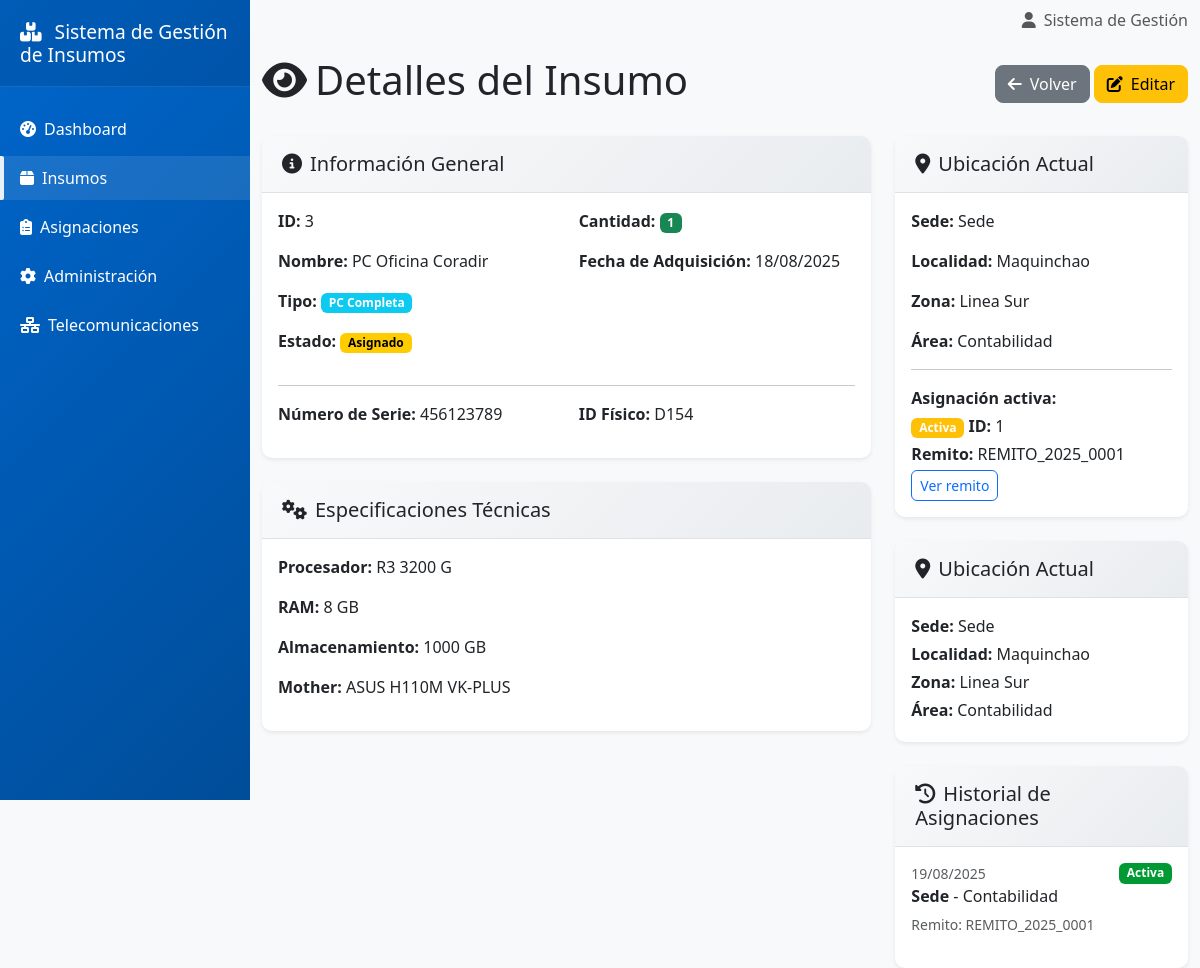
The page /pages/insumos/ver.php?id=3 on the database as committed earlier.
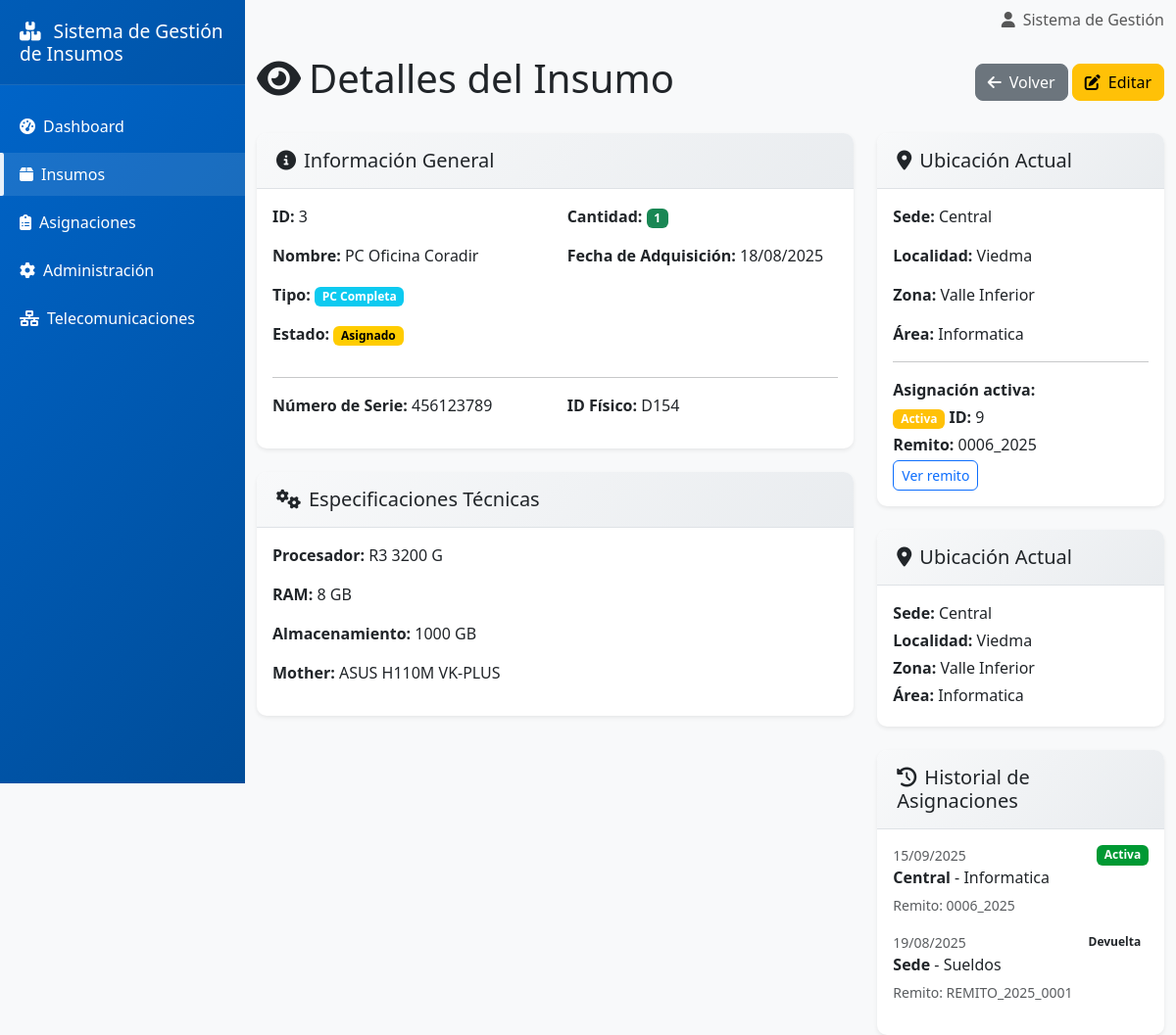
The same page on the database as committed later.
### tables this page shows
CREATE TABLE `pcs_completas` (
  `id_pc_completa` int(11) NOT NULL,
  `id_insumo` int(11) NOT NULL,
  `procesador` varchar(100) DEFAULT NULL,
  `ram_gb` int(11) DEFAULT NULL,
  `almacenamiento_gb` int(11) DEFAULT NULL,
  `mother` varchar(100) DEFAULT NULL
);

CREATE TABLE `insumos` (
  `id_insumo` int(11) NOT NULL,
  `nombre_insumo` varchar(100) NOT NULL,
  `tipo_insumo` enum('Varios','PC Completa','Notebook','Impresora','Monitor','Escaner') NOT NULL,
  `subcategoria_varios` enum('Hardware','Periféricos','Red') DEFAULT NULL,
  `descripcion_general` varchar(255) DEFAULT NULL,
  `numero_serie` varchar(50) DEFAULT NULL,
  `id_fisico` varchar(50) DEFAULT NULL,
  `id_patrimonio` varchar(50) DEFAULT NULL,
  `cantidad` int(11) NOT NULL DEFAULT 1,
  `fecha_adquisicion` date DEFAULT NULL,
  `estado` enum('Disponible','Asignado','De Baja') NOT NULL DEFAULT 'Disponible',
  `id_punto_stock_actual` int(11) DEFAULT NULL,
  `id_sede_actual` int(11) DEFAULT NULL,
  `id_area_asignacion_actual` int(11) DEFAULT NULL,
  `id_patrimonio_idx` varchar(50) GENERATED ALWAYS AS (case when `tipo_insumo` <> 'Varios' then `id_patrimonio` else NULL end) VIRTUAL
);

CREATE TABLE `sedes` (
  `id_sede` int(11) NOT NULL,
  `id_localidad` int(11) NOT NULL,
  `nombre_sede` varchar(100) NOT NULL,
  `direccion` varchar(255) DEFAULT NULL,
  `delegado_nombre` varchar(100) DEFAULT NULL,
  `delegado_apellido` varchar(100) DEFAULT NULL,
  `delegado_telefono` varchar(50) DEFAULT NULL,
  `responsable_nombre` varchar(100) DEFAULT NULL,
  `responsable_apellido` varchar(100) DEFAULT NULL,
  `responsable_telefono` varchar(50) DEFAULT NULL
);

CREATE TABLE `localidades` (
  `id_localidad` int(11) NOT NULL,
  `id_zona` int(11) NOT NULL,
  `nombre_localidad` varchar(100) NOT NULL
);

CREATE TABLE `zonas` (
  `id_zona` int(11) NOT NULL,
  `nombre_zona` varchar(100) NOT NULL
);

CREATE TABLE `areas` (
  `id_area` int(11) NOT NULL,
  `nombre_area` varchar(100) NOT NULL,
  `descripcion` varchar(255) DEFAULT NULL
);

CREATE TABLE `remitos` (
  `id_remito` int(11) NOT NULL,
  `numero_remito` varchar(50) NOT NULL,
  `id_sede` int(11) NOT NULL,
  `id_area` int(11) NOT NULL,
  `nombre_persona_asignada` varchar(100) NOT NULL,
  `apellido_persona_asignada` varchar(100) NOT NULL,
  `fecha_asignacion` date NOT NULL,
  `estado` enum('Activa','Devuelta') NOT NULL DEFAULT 'Activa',
  `fecha_devolucion` date DEFAULT NULL,
  `observaciones` varchar(255) DEFAULT NULL
);

### includes/config.php (called while the page is built, shortened)
<?php
function app_base_url(): string { return APP_BASE_URL; }
?>

### pages/insumos/ver.php (the view, shortened to what the changed rows need)
<?php
require_once '../../includes/config.php';
$id = (int)$_GET['id'];
$db = conectarDB();
$stmt = $db->prepare("
    SELECT i.*, ps.nombre_punto, ar.nombre_area, s.nombre_sede, l.nombre_localidad, z.nombre_zona
    FROM insumos i
    LEFT JOIN puntos_stock ps ON i.id_punto_stock_actual = ps.id_punto_stock
    LEFT JOIN areas ar ON i.id_area_asignacion_actual = ar.id_area
    LEFT JOIN sedes s ON i.id_sede_actual = s.id_sede
    LEFT JOIN localidades l ON s.id_localidad = l.id_localidad
    LEFT JOIN zonas z ON l.id_zona = z.id_zona
    WHERE i.id_insumo = ?
");
$stmt->execute([$id]);
$insumo = $stmt->fetch();
$esp = [];
switch ($insumo['tipo_insumo']) {
    case 'PC Completa':
        $q = $db->prepare("SELECT * FROM pcs_completas WHERE id_insumo = ?");
        $q->execute([$id]); $esp = $q->fetch() ?: [];
        break;
}
$sqlHist = "
    SELECT r.numero_remito, r.fecha_asignacion, r.fecha_devolucion, r.estado, s.nombre_sede, a.nombre_area
    FROM remitos_detalle d
    JOIN remitos r ON r.id_remito = d.id_remito
    LEFT JOIN sedes s ON r.id_sede = s.id_sede
    LEFT JOIN areas a ON r.id_area = a.id_area
    WHERE d.id_insumo = ?
    ORDER BY r.fecha_asignacion DESC
";
$st = $db->prepare($sqlHist);
$st->execute([$id]);
$historial = $st->fetchAll();
include '../../includes/header.php';
?>
<div class="row">
    <div class="col-12">
        <div class="d-flex justify-content-between align-items-center mb-4">
            <h1><i class="fas fa-eye me-2"></i>Detalles del Insumo</h1>
        </div>
    </div>
</div>
<div class="row">
    <div class="col-md-8">
        <div class="card mb-4">
            <div class="card-body">
                <div class="row">
                    <div class="col-md-6">
                        <p><strong>ID:</strong> <?php echo $insumo['id_insumo']; ?></p>
                        <p><strong>Nombre:</strong> <?php echo htmlspecialchars($insumo['nombre_insumo']); ?></p>
                        <p><strong>Tipo:</strong> <span class="badge bg-info"><?php echo $insumo['tipo_insumo']; ?></span></p>
                        <p><strong>Estado:</strong>
                            <span class="badge estado-<?php echo strtolower(str_replace(' ','-',$insumo['estado'])); ?>">
                                <?php echo $insumo['estado']; ?>
                            </span>
                        </p>
                    </div>
                    <div class="col-md-6">
                        <p><strong>Cantidad:</strong>
                            <span class="badge <?php echo $insumo['cantidad'] > 0 ? 'bg-success' : 'bg-danger'; ?>">
                                <?php echo (int)$insumo['cantidad']; ?>
                            </span>
                        </p>
                        <p><strong>Fecha de Adquisición:</strong> <?php echo $insumo['fecha_adquisicion'] ? date('d/m/Y', strtotime($insumo['fecha_adquisicion'])) : '-'; ?></p>
                    </div>
                </div>
                <?php if ($insumo['numero_serie'] || $insumo['id_fisico']): ?>
                    <div class="row">
                        <div class="col-md-6"><?php if ($insumo['numero_serie']): ?><p><strong>Número de Serie:</strong> <?php echo htmlspecialchars($insumo['numero_serie']); ?></p><?php endif; ?></div>
                        <div class="col-md-6"><?php if ($insumo['id_fisico']): ?><p><strong>ID Físico:</strong> <?php echo htmlspecialchars($insumo['id_fisico']); ?></p><?php endif; ?></div>
                    </div>
                <?php endif; ?>
            </div>
        </div>
        <?php if ($insumo['tipo_insumo'] !== 'Varios'): ?>
            <div class="card mb-4">
                <div class="card-body">
                    <?php if ($insumo['tipo_insumo'] === 'PC Completa'): ?>
                        <p><strong>Procesador:</strong> <?php echo htmlspecialchars($esp['procesador'] ?? ''); ?></p>
                        <p><strong>RAM:</strong> <?php echo htmlspecialchars($esp['ram_gb'] ?? ''); ?> GB</p>
                        <p><strong>Almacenamiento:</strong> <?php echo htmlspecialchars($esp['almacenamiento_gb'] ?? ''); ?> GB</p>
                        <p><strong>Mother:</strong> <?php echo htmlspecialchars($esp['mother'] ?? ''); ?></p>
                    <?php elseif ($insumo['tipo_insumo'] === 'Impresora'): ?>
                        <p><strong>Marca:</strong> <?php echo htmlspecialchars($esp['marca'] ?? ''); ?></p>
                        <p><strong>Modelo:</strong> <?php echo htmlspecialchars($esp['modelo'] ?? ''); ?></p>
                    <?php elseif ($insumo['tipo_insumo'] === 'Escaner'): ?>
                        <p><strong>Marca:</strong> <?php echo htmlspecialchars($esp['marca'] ?? ''); ?></p>
                        <p><strong>Modelo:</strong> <?php echo htmlspecialchars($esp['modelo'] ?? ''); ?></p>
                    <?php endif; ?>
                </div>
            </div>
        <?php endif; ?>
    </div>
    <div class="col-md-4">
        <div class="card mb-4">
            <div class="card-body">
                <?php if ($insumo['nombre_sede']): ?>
                    <p><strong>Sede:</strong> <?php echo htmlspecialchars($insumo['nombre_sede']); ?></p>
                    <p><strong>Localidad:</strong> <?php echo htmlspecialchars($insumo['nombre_localidad']); ?></p>
                    <p><strong>Zona:</strong> <?php echo htmlspecialchars($insumo['nombre_zona']); ?></p>
                    <?php if ($insumo['nombre_area']): ?><p><strong>Área:</strong> <?php echo htmlspecialchars($insumo['nombre_area']); ?></p><?php endif; ?>
                <?php else: ?>
                    <p class="text-muted">Sin ubicación asignada</p>
                <?php endif; ?>
                <?php
                $stmtAct = $db->prepare("SELECT r.id_remito, r.numero_remito, r.fecha_asignacion, r.estado,
                                                s.nombre_sede, l.nombre_localidad, z.nombre_zona, ar.nombre_area
                                         FROM remitos_detalle d
                                         JOIN remitos r ON r.id_remito = d.id_remito
                                         JOIN sedes s ON r.id_sede = s.id_sede
                                         JOIN localidades l ON s.id_localidad = l.id_localidad
                                         JOIN zonas z ON l.id_zona = z.id_zona
                                         JOIN areas ar ON r.id_area = ar.id_area
                                         WHERE d.id_insumo = ? AND r.estado = 'Activa'
                                         ORDER BY r.fecha_asignacion DESC LIMIT 1");
                $stmtAct->execute([$id]);
                $remAct = $stmtAct->fetch();
                if ($remAct): ?>
                    <hr>
                    <p class="mb-1"><strong>Asignación activa:</strong></p>
                    <p class="mb-1">
                        <span class="badge bg-warning">Activa</span>
                        <strong>ID:</strong> <?php echo (int)$remAct['id_remito']; ?>
                    </p>
                    <p class="mb-1"><strong>Remito:</strong> <?php echo htmlspecialchars($remAct['numero_remito']); ?></p>
                    <a class="btn btn-sm btn-outline-primary" href="<?php echo app_base_url(); ?>/pages/reportes/remito.php?remito=<?php echo urlencode($remAct['numero_remito']); ?>">
                        Ver remito
                    </a>
                <?php endif; ?>
            </div>
        </div>
        <?php if (!empty($remAct) && $insumo['tipo_insumo'] !== 'Varios'): ?>
        <div class="card mb-4">
            <div class="card-header"><h5 class="mb-0"><i class="fas fa-map-marker-alt me-2"></i>Ubicación Actual</h5></div>
            <div class="card-body">
                <p class="mb-1"><strong>Sede:</strong> <?php echo htmlspecialchars($remAct['nombre_sede'] ?? ''); ?></p>
                <p class="mb-1"><strong>Localidad:</strong> <?php echo htmlspecialchars($remAct['nombre_localidad'] ?? ''); ?></p>
                <p class="mb-1"><strong>Zona:</strong> <?php echo htmlspecialchars($remAct['nombre_zona'] ?? ''); ?></p>
                <?php if (!empty($remAct['nombre_area'])): ?><p class="mb-1"><strong>Área:</strong> <?php echo htmlspecialchars($remAct['nombre_area']); ?></p><?php endif; ?>
            </div>
        </div>
        <?php endif; ?>
        <div class="card">
            <div class="card-body">
                <?php if (empty($historial)): ?>
                    <p class="text-muted">No hay asignaciones registradas</p>
                <?php else: ?>
                    <div class="timeline">
                        <?php foreach ($historial as $h): ?>
                            <?php
                                $estado_evento = !empty($h['fecha_devolucion']) ? 'Devuelta' : ($h['estado'] ?: 'Activa');
                                $badge_class = 'estado-' . strtolower($estado_evento);
                            ?>
                            <div class="mb-3">
                                <div class="d-flex justify-content-between">
                                    <small class="text-muted"><?php echo date('d/m/Y', strtotime($h['fecha_asignacion'])); ?></small>
                                    <span class="badge <?php echo $badge_class; ?>"><?php echo $estado_evento; ?></span>
                                </div>
                                <p class="mb-1">
                                    <strong><?php echo htmlspecialchars($h['nombre_sede'] ?? ''); ?></strong>
                                    <?php if (!empty($h['nombre_area'])): ?> - <?php echo htmlspecialchars($h['nombre_area']); ?><?php endif; ?>
                                </p>
                                <small class="text-muted">Remito: <?php echo htmlspecialchars($h['numero_remito']); ?></small>
                            </div>
                        <?php endforeach; ?>
                    </div>
                <?php endif; ?>
            </div>
        </div>
    </div>
</div>
<?php include '../../includes/footer.php'; ?>

Rows that differ between the two databases and show on the page:
changed insumos "PC Oficina Coradir": id_sede_actual.nombre_sede "Sede" → "Central"; localidades.nombre_localidad "Maquinchao" → "Viedma"; zonas.nombre_zona "Linea Sur" → "Valle Inferior"; id_area_asignacion_actual.nombre_area "Contabilidad" → "Informatica"
added remitos: id_remito "9", numero_remito "0006_2025", id_sede.nombre_sede "Central", localidades.nombre_localidad "Viedma", zonas.nombre_zona "Valle Inferior", id_area.nombre_area "Informatica", fecha_asignacion "15/09/2025", estado "Activa"
changed remitos "REMITO_2025_0001": fecha_devolucion "Activa" → "Devuelta"; id_area.nombre_area "Contabilidad" → "Sueldos"
Other text that changed with them:
$remAct['id_remito']: "1" → "9"
$remAct['numero_remito']: "REMITO_2025_0001" → "0006_2025"
$remAct['nombre_sede']: "Sede" → "Central"
$remAct['nombre_localidad']: "Maquinchao" → "Viedma"
$remAct['nombre_zona']: "Linea Sur" → "Valle Inferior"
$remAct['nombre_area']: "Contabilidad" → "Informatica"
